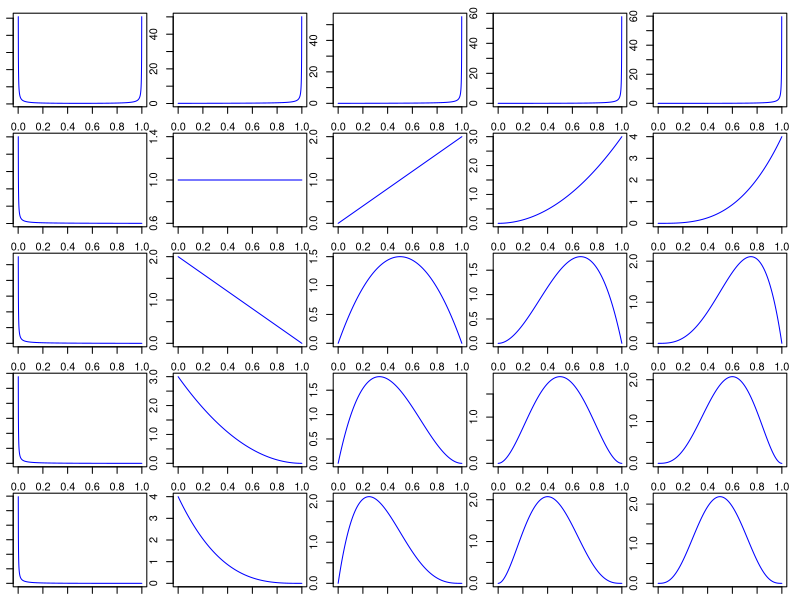

This figure's R source:
## ---- chunk 1
x = seq(0, 1, .001)
# Display multiple graphs using par()
# Reset the margins manually
par(mfrow=c(5,5), mar=c(1,1,1,1))

# Use "l" to denote a line rather than points
# Use cex to reduce size of lines
plot(x, dbeta(x, 0.1, 0.1), col="blue", type="l", cex=.2)
plot(x, dbeta(x, 1, 0.1), col="blue", type="l", cex=.2)
plot(x, dbeta(x, 2, 0.1), col="blue", type="l", cex=.2)
plot(x, dbeta(x, 3, 0.1), col="blue", type="l", cex=.2)
plot(x, dbeta(x, 4, 0.1), col="blue", type="l", cex=.2)
plot(x, dbeta(x, 0.1, 1), col="blue", type="l", cex=.2)
plot(x, dbeta(x, 1, 1), col="blue", type="l", cex=.2)
plot(x, dbeta(x, 2, 1), col="blue", type="l", cex=.2)
plot(x, dbeta(x, 3, 1), col="blue", type="l", cex=.2)
plot(x, dbeta(x, 4, 1), col="blue", type="l", cex=.2)
plot(x, dbeta(x, 0.1, 2), col="blue", type="l", cex=.2)
plot(x, dbeta(x, 1, 2), col="blue", type="l", cex=.2)
plot(x, dbeta(x, 2, 2), col="blue", type="l", cex=.2)
plot(x, dbeta(x, 3, 2), col="blue", type="l", cex=.2)
plot(x, dbeta(x, 4, 2), col="blue", type="l", cex=.2)
plot(x, dbeta(x, 0.1, 3), col="blue", type="l", cex=.2)
plot(x, dbeta(x, 1, 3), col="blue", type="l", cex=.2)
plot(x, dbeta(x, 2, 3), col="blue", type="l", cex=.2)
plot(x, dbeta(x, 3, 3), col="blue", type="l", cex=.2)
plot(x, dbeta(x, 4, 3), col="blue", type="l", cex=.2)
plot(x, dbeta(x, 0.1, 4), col="blue", type="l", cex=.2)
plot(x, dbeta(x, 1, 4), col="blue", type="l", cex=.2)
plot(x, dbeta(x, 2, 4), col="blue", type="l", cex=.2)
plot(x, dbeta(x, 3, 4), col="blue", type="l", cex=.2)
plot(x, dbeta(x, 4, 4), col="blue", type="l", cex=.2)
## ---- chunk 2
x=seq(0,1,0.001)
n=100
y=30
gina=rep(0,length(x))
## ---- chunk 3
ginaprior=function(x){
  f=rep(0,length(x))
for(i in 1:length(x)){
  if (x[i]<=0.20){
    f[i]=x[i]
  }
  if (x[i]>=0.2 & x[i]<=0.3){
    f[i]=.2
  }
  
  if (x[i]>=0.3 & x[i]<=0.5){
    f[i]=.5-x[i]
  }
  
  if (x[i]>=0.5 & x[i]<=1){
    f[i]=0
  }
  
}
  return(f)
}
## ---- chunk 4
C=integrate(function(t){ginaprior(t)*t^y*(1-t)^(n-y)},0,1)

gina=(ginaprior(x)*x^y*(1-x)^(n-y))/C$value 

## ---- chunk 5
#gina's posterior mean
C1=integrate(function(t){t*ginaprior(t)*t^y*(1-t)^(n-y)},0,1)

ginamean=C1$value/C$value
ginamean
## ---- chunk 6
#gina's posterior sd
C2=integrate(function(t){t^2*ginaprior(t)*t^y*(1-t)^(n-y)},0,1)
ginavar=C2$value/C$value-ginamean^2
ginasd=sqrt(ginavar)
ginasd
## ---- chunk 7
#90% Credible Interval
alpha=.1
z=qnorm(1-alpha/2,0,1)
z
## ---- chunk 8
ginaCI=c(ginamean-z*ginasd,ginamean+z*ginasd)
ginaCI
